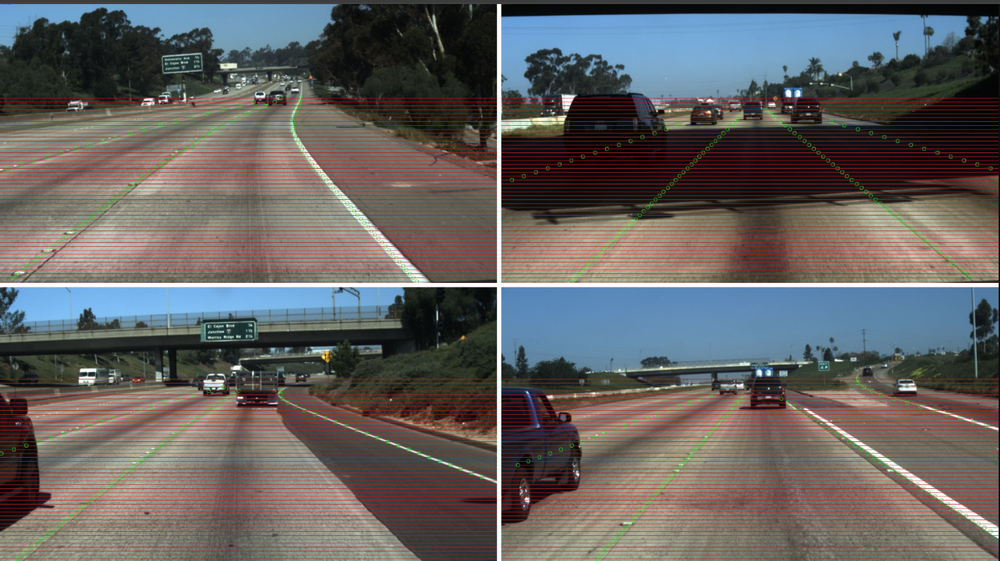
#> input picture lane_detection/images/lane_detction.png, 1000 x 561 px, shrunk from 1471 x 825 before the run, found by its file name; the run also reads 1 picture not shown here
$ python image_processing.py
#> lines starting #> are read from the running program, lines starting #| are printed output that depends on the picture; after the words box and inside, x2 and y2 are one past the last pixel; in counts of white or black regions, pixels touching at a corner belong together; pictures that were not available may be replaced by others from this repository, and a replacement may not be noted

import cv2
import os
import numpy as np  # NumPy is used for creating masks

image_folder = r"C:\Users\THINPAD\Desktop\pythonproject\lane_detection\images"
output_folder = r"C:\Users\THINPAD\Desktop\pythonproject\lane_detection\output"
os.makedirs(output_folder, exist_ok=True)

for filename in os.listdir(image_folder):
    if filename.endswith(".jpg") or filename.endswith(".png"):
        img_path = os.path.join(image_folder, filename)
        img = cv2.imread(img_path)
#> img is the input picture: shape (561, 1000, 3); mean B, G, R 96.1, 97, 100.6

        # Preprocessing
        gray = cv2.cvtColor(img, cv2.COLOR_BGR2GRAY)
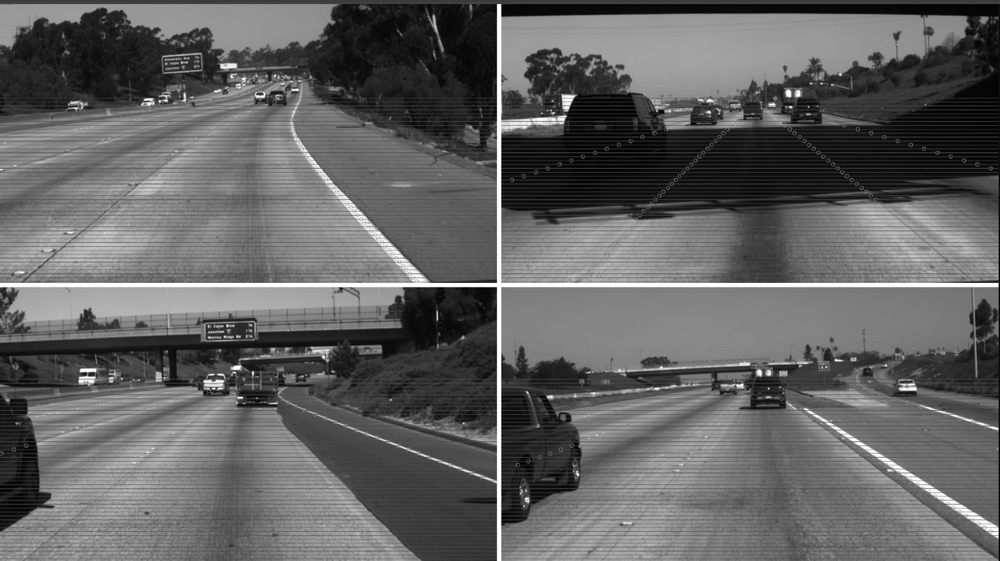
#> gray: shape (561, 1000); min 0, max 255, mean 97.9
        blur = cv2.GaussianBlur(gray, (5,5), 0)

        # Canny edge detection
        edges = cv2.Canny(blur, 50, 150)
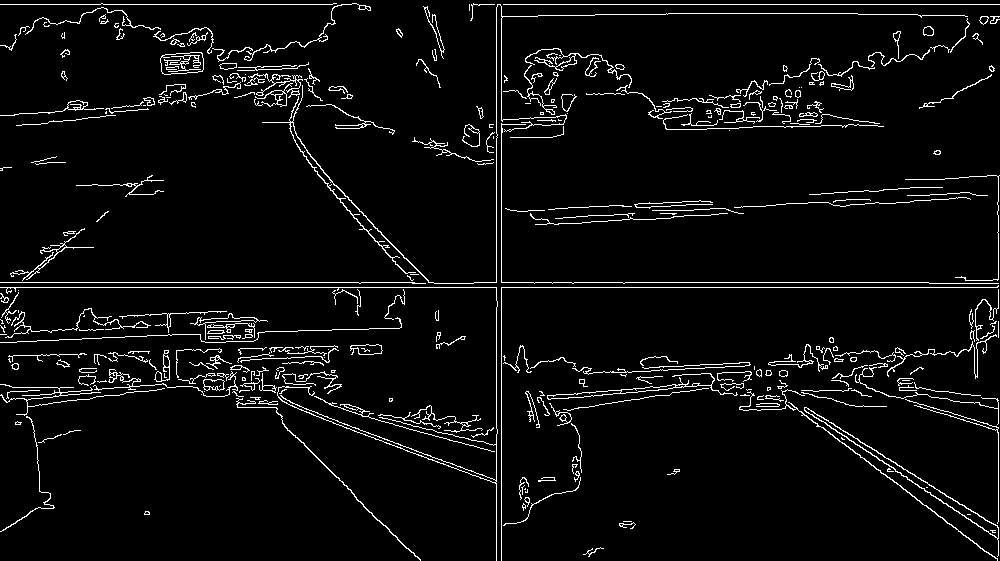
#> edges: shape (561, 1000); 4.8% white in thin lines or dots

        # --- NumPy mask for region of interest ---
        height, width = edges.shape
#> height = 561; width = 1000
        mask = np.zeros_like(edges)
        polygon = np.array([[
            (0, height),
            (width, height),
            (width//2, height//2),
            (width//2, height//2)  # simple triangle, adjust if needed
        ]], np.int32)
        cv2.fillPoly(mask, polygon, 255)
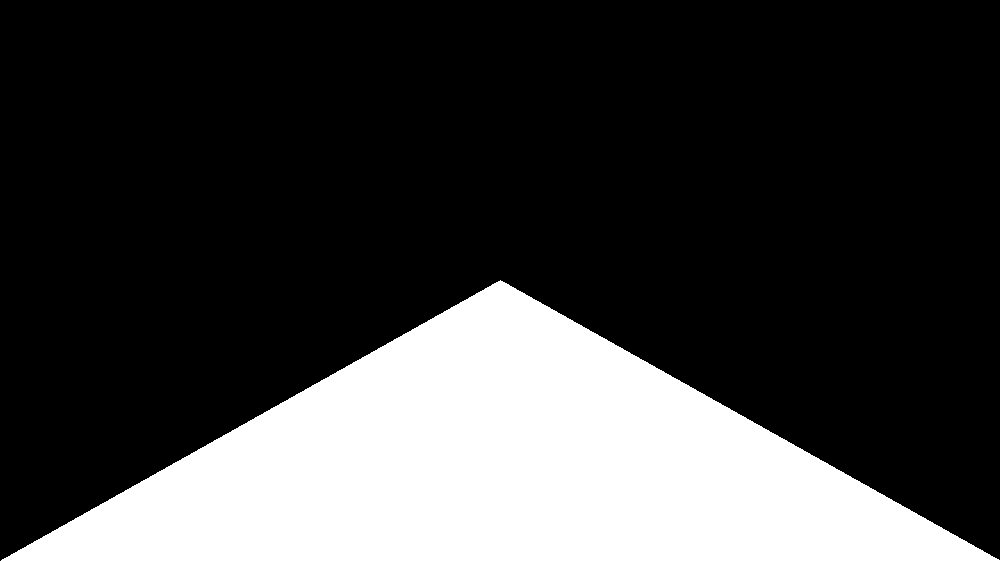
#> mask: shape (561, 1000); 25.1% white; 1 white region, box (x1, y1, x2, y2) and area: (1, 280, 1000, 561) 140719
        masked_edges = cv2.bitwise_and(edges, mask)
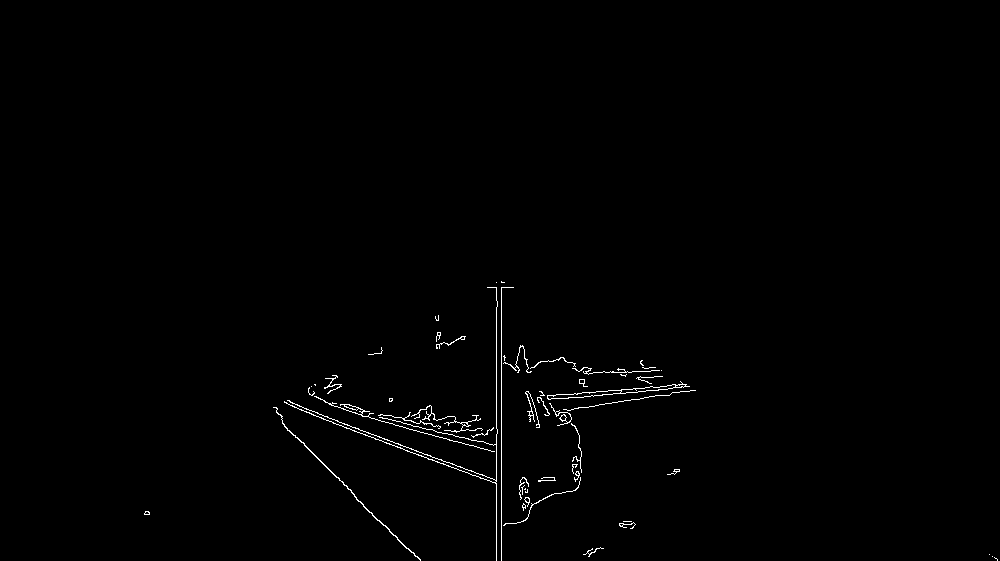
#> masked_edges: shape (561, 1000); 0.69% white in thin lines or dots, all inside (x1, y1, x2, y2) = (144, 281, 998, 561)

        # Hough Transform on masked edges
        lines = cv2.HoughLinesP(masked_edges, rho=1, theta=1*(3.14159/180),
                                threshold=50, minLineLength=50, maxLineGap=10)
#> lines = 17 rows, first 6: [501, 560, 501, 281], [496, 560, 496, 282], [282, 423, 415, 556], [339, 422, 494, 479], [290, 405, 480, 478], [378, 420, 494, 451]
        if lines is not None:
            for line in lines:
                x1, y1, x2, y2 = line[0]
                cv2.line(img, (x1,y1), (x2,y2), (0,255,0), 2)
#> this loop made 17 passes
#> (x1, y1, x2, y2) on passes 1 to 12: (501, 560, 501, 281), (496, 560, 496, 282), (282, 423, 415, 556), (339, 422, 494, 479), (290, 405, 480, 478), (378, 420, 494, 451), (528, 398, 686, 384), (567, 398, 689, 386), (282, 422, 354, 494), (349, 408, 400, 421), (413, 426, 493, 445), (528, 415, 582, 407)
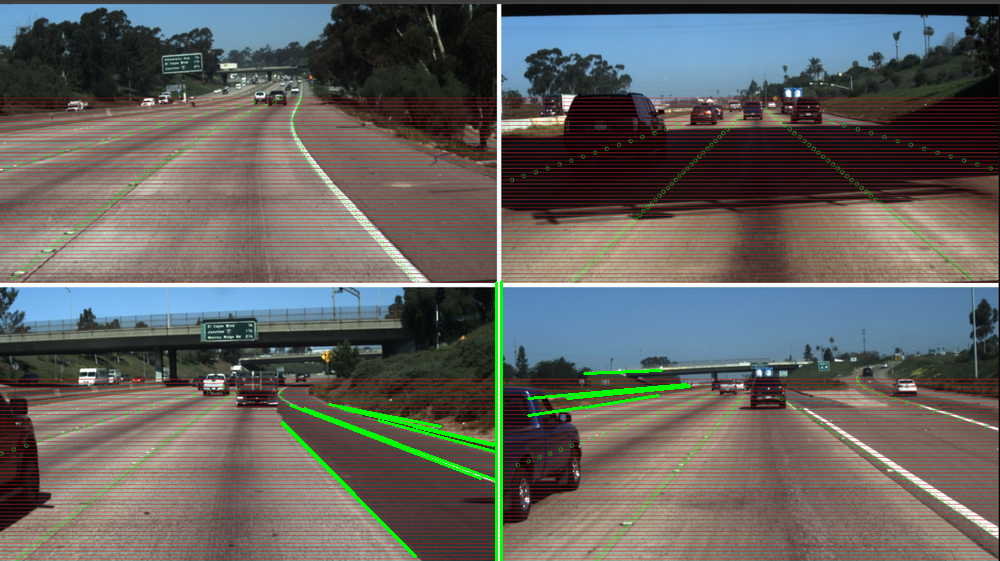
#> img: shape (561, 1000, 3); 1.11% of pixels changed, all inside (x1, y1, x2, y2) = (281, 280, 691, 561)

        # Show results
        cv2.imshow("Original with Lanes", img)
        cv2.imshow("Masked Edges", masked_edges)
        cv2.waitKey(0)

        # Save output
        cv2.imwrite(os.path.join(output_folder, filename), img)

cv2.destroyAllWindows()


#lane detection for the video
cap = cv2.VideoCapture("test_video")
while cap.isOpened():
    ret, frame = cap.read()
    if not ret:
        break
    # Apply same lane detection steps here
cap.release()
cv2.destroyAllWindows()


import cv2
import numpy as np

# Path to video file
video_path = r"C:\Users\THINPAD\Desktop\pythonproject\lane_detection\videos\test_video"
output_path = r"C:\Users\THINPAD\Desktop\pythonproject\lane_detection\output"

# Open the video
cap = cv2.VideoCapture(video_path)

# Get video properties
frame_width = int(cap.get(cv2.CAP_PROP_FRAME_WIDTH))
frame_height = int(cap.get(cv2.CAP_PROP_FRAME_HEIGHT))
fps = int(cap.get(cv2.CAP_PROP_FPS))

# Create VideoWriter to save the output
out = cv2.VideoWriter(output_path, cv2.VideoWriter_fourcc(*'mp4v'), fps, (frame_width, frame_height))

while cap.isOpened():
    ret, frame = cap.read()
    if not ret:
        break

    # Convert to grayscale and blur
    gray = cv2.cvtColor(frame, cv2.COLOR_BGR2GRAY)
    blur = cv2.GaussianBlur(gray, (5,5), 0)

    # Canny edge detection
    edges = cv2.Canny(blur, 50, 150)

    # Region of interest (mask)
    height, width = edges.shape
    mask = np.zeros_like(edges)
    polygon = np.array([[
        (0, height),
        (width, height),
        (width//2, height//2),
        (width//2, height//2)
    ]], np.int32)
    cv2.fillPoly(mask, polygon, 255)
    masked_edges = cv2.bitwise_and(edges, mask)

    # Hough line detection
    lines = cv2.HoughLinesP(masked_edges, rho=1, theta=1*(np.pi/180),
                            threshold=50, minLineLength=50, maxLineGap=10)
    if lines is not None:
        for line in lines:
            x1, y1, x2, y2 = line[0]
            cv2.line(frame, (x1, y1), (x2, y2), (0,255,0), 2)

    # Show the result
    cv2.imshow("Lane Detection Video", frame)

    # Write the frame to output video
    out.write(frame)

    # Press 'q' to quit early
    if cv2.waitKey(1) & 0xFF == ord('q'):
        break

# Release everything
cap.release()
out.release()
cv2.destroyAllWindows()
